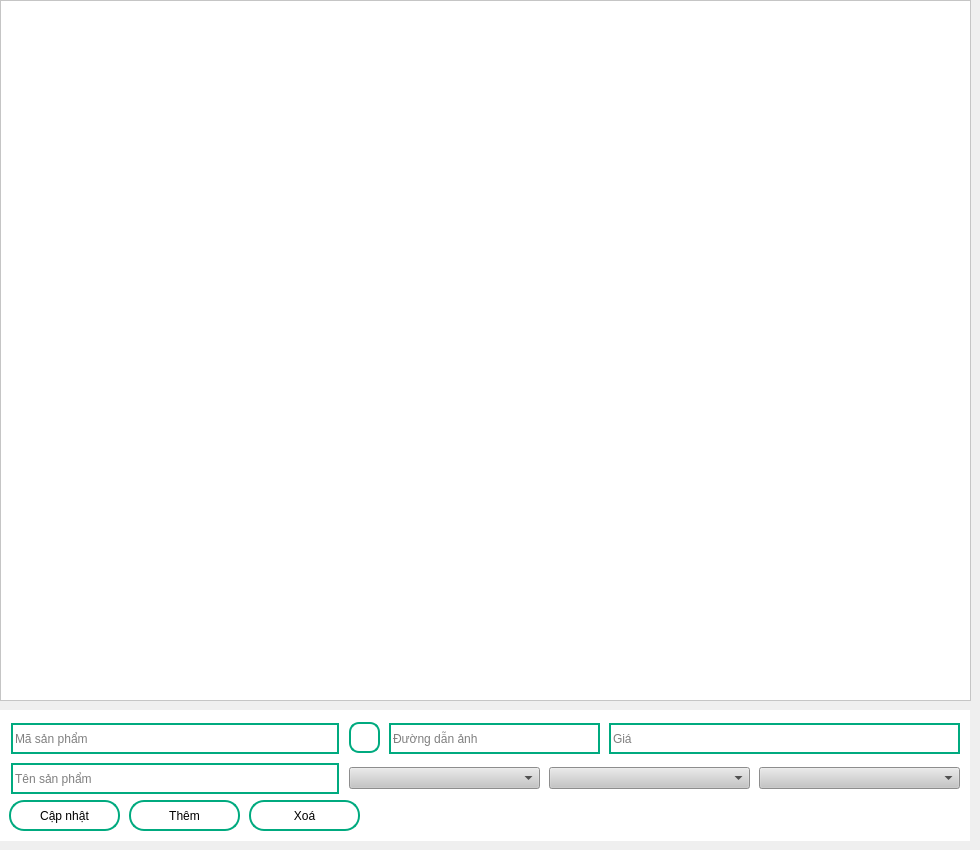
        <widget class="QWidget" name="page">
         <widget class="QTableWidget" name="Table_sanpham">
          <property name="geometry">
           <rect>
            <x>0</x>
            <y>0</y>
            <width>971</width>
            <height>701</height>
           </rect>
          </property>
          <property name="styleSheet">
           <string notr="true">background-color: rgb(255, 255, 255);</string>
          </property>
         </widget>
         <widget class="QFrame" name="frame_2">
          <property name="geometry">
           <rect>
            <x>-1</x>
            <y>710</y>
            <width>971</width>
            <height>131</height>
           </rect>
          </property>
          <property name="styleSheet">
           <string notr="true">background-color: rgb(255, 255, 255);</string>
          </property>
          <property name="frameShape">
           <enum>QFrame::NoFrame</enum>
          </property>
          <widget class="QPushButton" name="Btn_Add_Pd">
           <property name="geometry">
            <rect>
             <x>130</x>
             <y>90</y>
             <width>111</width>
             <height>31</height>
            </rect>
           </property>
           <property name="styleSheet">
            <string notr="true">QPushButton{
	border: 2px solid rgb(0, 170, 127);
	border-radius: 15px;
}

QPushButton:hover{
	color: rgb(255, 255, 255);
	background-color: rgb(0, 170, 127);
}</string>
           </property>
           <property name="text">
            <string>Thêm</string>
           </property>
          </widget>
          <widget class="QPushButton" name="Btn_Del_Pd">
           <property name="geometry">
            <rect>
             <x>250</x>
             <y>90</y>
             <width>111</width>
             <height>31</height>
            </rect>
           </property>
           <property name="styleSheet">
            <string notr="true">QPushButton{
	border: 2px solid rgb(0, 170, 127);
	border-radius: 15px;
}

QPushButton:hover{
	color: rgb(255, 255, 255);
	background-color: rgb(0, 170, 127);
}</string>
           </property>
           <property name="text">
            <string>Xoá</string>
           </property>
          </widget>
          <widget class="QPushButton" name="Btn_Update">
           <property name="geometry">
            <rect>
             <x>10</x>
             <y>90</y>
             <width>111</width>
             <height>31</height>
            </rect>
           </property>
           <property name="styleSheet">
            <string notr="true">QPushButton{
	border: 2px solid rgb(0, 170, 127);
	border-radius: 15px;
}

QPushButton:hover{
	color: rgb(255, 255, 255);
	background-color: rgb(0, 170, 127);
}</string>
           </property>
           <property name="text">
            <string>Cập nhật</string>
           </property>
          </widget>
          <widget class="QLineEdit" name="lineEdit_ProductID">
           <property name="geometry">
            <rect>
             <x>12</x>
             <y>13</y>
             <width>328</width>
             <height>31</height>
            </rect>
           </property>
           <property name="styleSheet">
            <string notr="true">border:2px solid rgb(0, 170, 127);</string>
           </property>
           <property name="placeholderText">
            <string>Mã sản phẩm</string>
           </property>
          </widget>
          <widget class="QLineEdit" name="lineEdit_ProductName">
           <property name="geometry">
            <rect>
             <x>12</x>
             <y>53</y>
             <width>328</width>
             <height>31</height>
            </rect>
           </property>
           <property name="styleSheet">
            <string notr="true">border:2px solid rgb(0, 170, 127);</string>
           </property>
           <property name="placeholderText">
            <string>Tên sản phẩm</string>
           </property>
          </widget>
          <widget class="QLineEdit" name="lineEdit_ImagePath">
           <property name="geometry">
            <rect>
             <x>390</x>
             <y>13</y>
             <width>211</width>
             <height>31</height>
            </rect>
           </property>
           <property name="styleSheet">
            <string notr="true">border:2px solid rgb(0, 170, 127);</string>
           </property>
           <property name="placeholderText">
            <string>Đường dẫn ảnh</string>
           </property>
          </widget>
          <widget class="QLineEdit" name="lineEdit_Price">
           <property name="geometry">
            <rect>
             <x>610</x>
             <y>13</y>
             <width>351</width>
             <height>31</height>
            </rect>
           </property>
           <property name="styleSheet">
            <string notr="true">border:2px solid rgb(0, 170, 127);</string>
           </property>
           <property name="placeholderText">
            <string>Giá</string>
           </property>
          </widget>
          <widget class="QPushButton" name="Btn_SelectImage">
           <property name="geometry">
            <rect>
             <x>350</x>
             <y>12</y>
             <width>31</width>
             <height>31</height>
            </rect>
           </property>
           <property name="styleSheet">
            <string notr="true">QPushButton{
	border:2px solid rgb(0, 170, 127);
	border-radius: 10px;
	image: url(:/icon/resources/icon-pack/images-outline.png);
}

QPushButton:hover{
	color: rgb(255, 255, 255);
	background-color: rgb(0, 170, 127);
	image: url(:/icon/resources/icon-pack/images-outline.png);
}</string>
           </property>
           <property name="text">
            <string/>
           </property>
          </widget>
          <widget class="QLabel" name="label_18">
           <property name="geometry">
            <rect>
             <x>370</x>
             <y>96</y>
             <width>61</width>
             <height>16</height>
            </rect>
           </property>
           <property name="text">
            <string/>
           </property>
          </widget>
          <widget class="QComboBox" name="Author">
           <property name="geometry">
            <rect>
             <x>350</x>
             <y>57</y>
             <width>191</width>
             <height>22</height>
            </rect>
           </property>
           <property name="styleSheet">
            <string notr="true">background-color: rgb(197, 197, 197);</string>
           </property>
           <property name="placeholderText">
            <string>Tác giả</string>
           </property>
          </widget>
          <widget class="QComboBox" name="Pub">
           <property name="geometry">
            <rect>
             <x>550</x>
             <y>57</y>
             <width>201</width>
             <height>22</height>
            </rect>
           </property>
           <property name="styleSheet">
            <string notr="true">background-color: rgb(197, 197, 197);</string>
           </property>
           <property name="placeholderText">
            <string>Nhà xuất bản</string>
           </property>
          </widget>
          <widget class="QComboBox" name="Genre">
           <property name="geometry">
            <rect>
             <x>760</x>
             <y>57</y>
             <width>201</width>
             <height>22</height>
            </rect>
           </property>
           <property name="layoutDirection">
            <enum>Qt::LeftToRight</enum>
           </property>
           <property name="styleSheet">
            <string notr="true">background-color: rgb(197, 197, 197);</string>
           </property>
           <property name="placeholderText">
            <string>Thể loại</string>
           </property>
          </widget>
         </widget>
        </widget>
